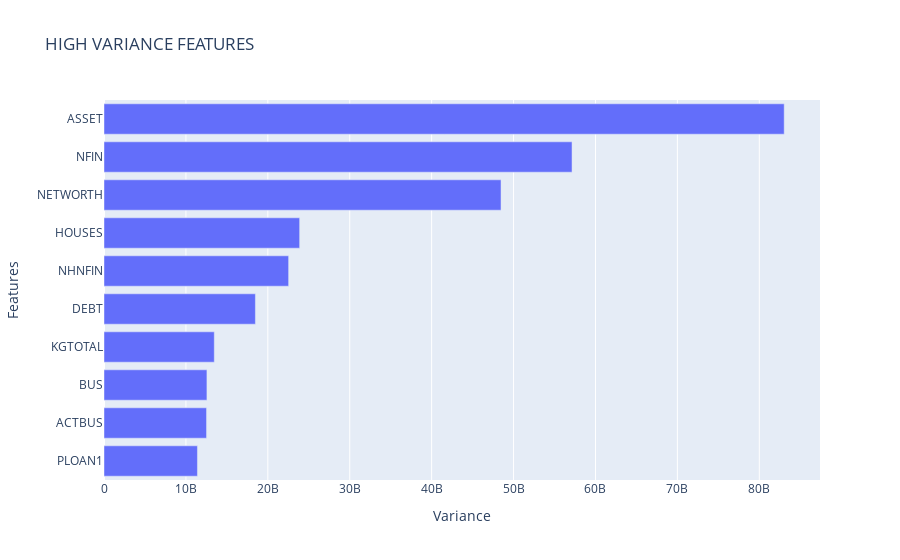

Source (notebook cell):
### Markdown cell above
- Plotting Variance

### Code cell
fig = px.bar(
    x =top_ten_var,
    y =top_ten_var.index,
    title = "HIGH VARIANCE FEATURES"
)
fig.update_layout(xaxis_title = "Variance", yaxis_title = "Features")

fig.show()

### Figure 1 — Plotly figure (JSON) as saved in the notebook; plotly's stock layout.template omitted (floating-point values rounded to 4 significant figures)
{"data": [{"alignmentgroup": "True", "hovertemplate": "x=%{x}<br>y=%{y}<extra></extra>", "legendgroup": "", "marker": {"color": "#636efa", "pattern": {"shape": ""}}, "name": "", "offsetgroup": "", "orientation": "h", "showlegend": false, "textposition": "auto", "type": "bar", "x": [11410000000.0, 12520000000.0, 12570000000.0, 13460000000.0, 18480000000.0, 22540000000.0, 23880000000.0, 48470000000.0, 57140000000.0, 83040000000.0], "xaxis": "x", "y": ["PLOAN1", "ACTBUS", "BUS", "KGTOTAL", "DEBT", "NHNFIN", "HOUSES", "NETWORTH", "NFIN", "ASSET"], "yaxis": "y"}], "layout": {"barmode": "relative", "legend": {"tracegroupgap": 0}, "title": {"text": "HIGH VARIANCE FEATURES"}, "xaxis": {"anchor": "y", "domain": [0, 1], "title": {"text": "Variance"}}, "yaxis": {"anchor": "x", "domain": [0, 1], "title": {"text": "Features"}}}}
